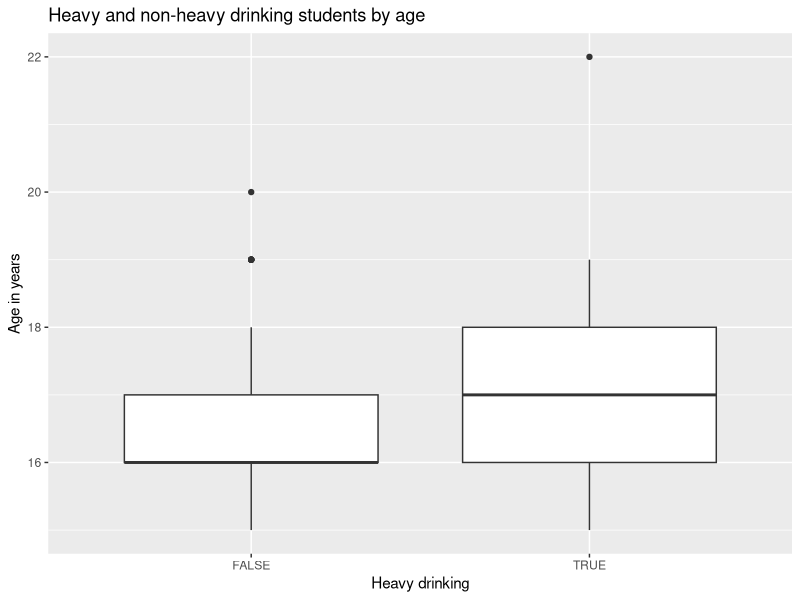
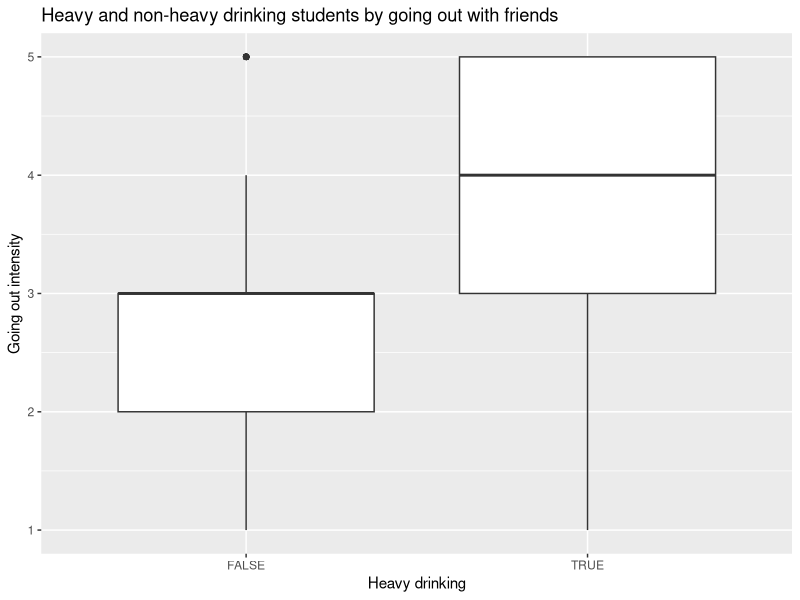
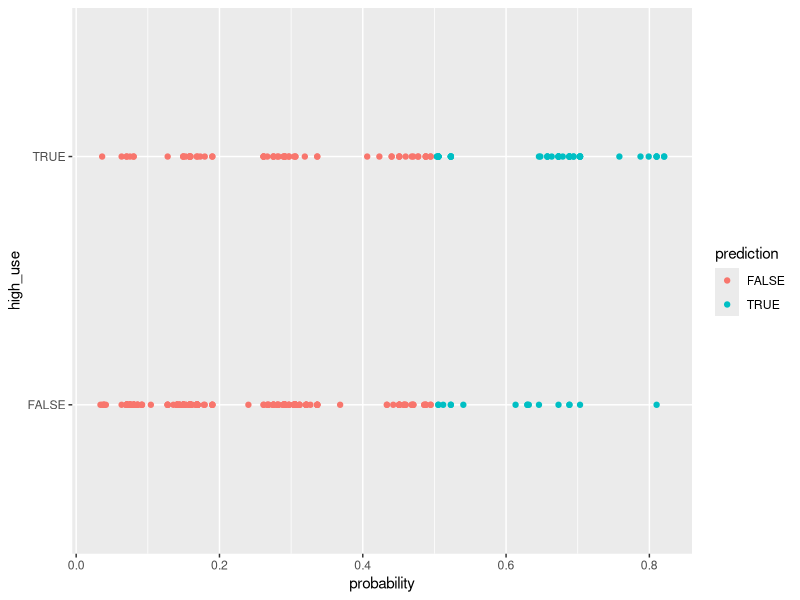

The R script that drew these images, in order:
## ---- chunk 1
date()
## ---- chunk 2
library(readr)
setwd("C:/Users/[user]/Documents/IODS-project/IODS-project/data")
alc <- read_csv("alc.csv")
View(alc)
## ---- chunk 3
colnames(alc)[2:36]
## ---- chunk 4
library(dplyr); library(ggplot2); library(readr)
setwd("C:/Users/[user]/Documents/IODS-project/IODS-project/data")
alc <- read_csv("alc.csv")
alc %>% group_by(sex, high_use) %>% count
## ---- chunk 5
alc %>% group_by(high_use) %>% summarise(count = n(), mean_age = mean(age))
g1 <- ggplot(alc, aes(x = high_use, y = age))
g1 + geom_boxplot() + xlab("Heavy drinking") + ylab("Age in years") + ggtitle("Heavy and non-heavy drinking students by age")
## ---- chunk 6
g2 <- ggplot(alc, aes(x = high_use, y = goout))
g2 + geom_boxplot() + xlab("Heavy drinking") + ylab("Going out intensity") + ggtitle("Heavy and non-heavy drinking students by going out with friends")
## ---- chunk 7
alc %>% group_by(address, high_use) %>% count
## ---- chunk 8
m <- glm(high_use ~ sex + age + goout + address, data = alc, family = "binomial")
summary(m)
coef(m)
OR <- coef(m) %>% exp
CI <- confint(m) %>% exp
cbind(OR, CI)
## ---- chunk 9
m <- glm(high_use ~ sex + age + goout + address, data = alc, family = "binomial")
probabilities <- predict(m, type = "response")
alc <- mutate(alc, probability = probabilities)
alc <- mutate(alc, prediction = probability >0.5)
select(alc, sex, age, goout, address, high_use, probability, prediction) %>% tail(10)
table(high_use = alc$high_use, prediction = alc$prediction)
## ---- chunk 10
library(dplyr); library(ggplot2)
g <- ggplot(alc, aes(x = probability, y = high_use, col = prediction))
g + geom_point()
table(high_use = alc$high_use, prediction = alc$prediction) %>% prop.table %>% addmargins
## ---- chunk 11
alc$guessprop <- runif(370)
alc$guesspred <- ifelse(alc$guessprop > 0.5, "TRUE","FALSE")
table(high_use = alc$high_use, prediction = alc$guesspred)
table(high_use = alc$high_use, prediction = alc$guesspred) %>% prop.table %>% addmargins
## ---- chunk 12
loss_func <- function(class, prob) {
  n_wrong <- abs(class - prob) > 0.5
  mean(n_wrong)
}
loss_func(class = alc$high_use, prob = alc$probability)
library(boot)
cv <- cv.glm(data = alc, cost = loss_func, glmfit = m, K = 10)
cv$delta[1]
